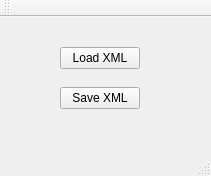
<?xml version="1.0" encoding="UTF-8"?>
<ui version="4.0">
 <class>MainWindow</class>
 <widget class="QMainWindow" name="MainWindow">
  <property name="geometry">
   <rect>
    <x>0</x>
    <y>0</y>
    <width>211</width>
    <height>176</height>
   </rect>
  </property>
  <property name="windowTitle">
   <string>MainWindow</string>
  </property>
  <widget class="QWidget" name="centralWidget">
   <widget class="QPushButton" name="loadXmlButton">
    <property name="geometry">
     <rect>
      <x>60</x>
      <y>30</y>
      <width>80</width>
      <height>22</height>
     </rect>
    </property>
    <property name="text">
     <string>Load XML</string>
    </property>
   </widget>
   <widget class="QPushButton" name="saveXmlButton">
    <property name="geometry">
     <rect>
      <x>60</x>
      <y>70</y>
      <width>80</width>
      <height>22</height>
     </rect>
    </property>
    <property name="text">
     <string>Save XML</string>
    </property>
   </widget>
  </widget>
  <widget class="QMenuBar" name="menuBar">
   <property name="geometry">
    <rect>
     <x>0</x>
     <y>0</y>
     <width>211</width>
     <height>19</height>
    </rect>
   </property>
  </widget>
  <widget class="QToolBar" name="mainToolBar">
   <attribute name="toolBarArea">
    <enum>TopToolBarArea</enum>
   </attribute>
   <attribute name="toolBarBreak">
    <bool>false</bool>
   </attribute>
  </widget>
  <widget class="QStatusBar" name="statusBar"/>
 </widget>
 <layoutdefault spacing="6" margin="11"/>
 <resources/>
 <connections/>
</ui>
